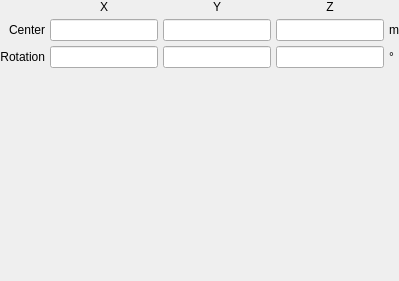
             <widget class="QWidget" name="cross_cap">
              <property name="font">
               <font>
                <weight>50</weight>
                <bold>false</bold>
               </font>
              </property>
              <layout class="QGridLayout" name="gridLayout_33">
               <property name="leftMargin">
                <number>0</number>
               </property>
               <property name="topMargin">
                <number>0</number>
               </property>
               <property name="rightMargin">
                <number>0</number>
               </property>
               <property name="bottomMargin">
                <number>0</number>
               </property>
               <property name="spacing">
                <number>5</number>
               </property>
               <item row="3" column="1">
                <spacer name="verticalSpacer_29">
                 <property name="orientation">
                  <enum>Qt::Vertical</enum>
                 </property>
                 <property name="sizeHint" stdset="0">
                  <size>
                   <width>20</width>
                   <height>213</height>
                  </size>
                 </property>
                </spacer>
               </item>
               <item row="1" column="0">
                <widget class="QLabel" name="label_79">
                 <property name="font">
                  <font>
                   <weight>50</weight>
                   <bold>false</bold>
                  </font>
                 </property>
                 <property name="text">
                  <string>Center</string>
                 </property>
                 <property name="alignment">
                  <set>Qt::AlignRight|Qt::AlignTrailing|Qt::AlignVCenter</set>
                 </property>
                </widget>
               </item>
               <item row="1" column="1">
                <widget class="LineEdit" name="lineedit_cross_cap_translationx">
                 <property name="font">
                  <font>
                   <weight>50</weight>
                   <bold>false</bold>
                  </font>
                 </property>
                </widget>
               </item>
               <item row="1" column="2">
                <widget class="LineEdit" name="lineedit_cross_cap_translationy">
                 <property name="font">
                  <font>
                   <weight>50</weight>
                   <bold>false</bold>
                  </font>
                 </property>
                </widget>
               </item>
               <item row="1" column="3">
                <widget class="LineEdit" name="lineedit_cross_cap_translationz">
                 <property name="font">
                  <font>
                   <weight>50</weight>
                   <bold>false</bold>
                  </font>
                 </property>
                </widget>
               </item>
               <item row="2" column="0">
                <widget class="QLabel" name="label_78">
                 <property name="font">
                  <font>
                   <weight>50</weight>
                   <bold>false</bold>
                  </font>
                 </property>
                 <property name="text">
                  <string>Rotation</string>
                 </property>
                 <property name="alignment">
                  <set>Qt::AlignRight|Qt::AlignTrailing|Qt::AlignVCenter</set>
                 </property>
                </widget>
               </item>
               <item row="2" column="1">
                <widget class="LineEdit" name="lineedit_cross_cap_rotationx">
                 <property name="font">
                  <font>
                   <weight>50</weight>
                   <bold>false</bold>
                  </font>
                 </property>
                </widget>
               </item>
               <item row="2" column="2">
                <widget class="LineEdit" name="lineedit_cross_cap_rotationy">
                 <property name="font">
                  <font>
                   <weight>50</weight>
                   <bold>false</bold>
                  </font>
                 </property>
                </widget>
               </item>
               <item row="2" column="3">
                <widget class="LineEdit" name="lineedit_cross_cap_rotationz">
                 <property name="font">
                  <font>
                   <weight>50</weight>
                   <bold>false</bold>
                  </font>
                 </property>
                </widget>
               </item>
               <item row="0" column="1">
                <widget class="QLabel" name="label_244">
                 <property name="font">
                  <font>
                   <weight>50</weight>
                   <bold>false</bold>
                  </font>
                 </property>
                 <property name="text">
                  <string>X</string>
                 </property>
                 <property name="alignment">
                  <set>Qt::AlignCenter</set>
                 </property>
                </widget>
               </item>
               <item row="0" column="2">
                <widget class="QLabel" name="label_245">
                 <property name="font">
                  <font>
                   <weight>50</weight>
                   <bold>false</bold>
                  </font>
                 </property>
                 <property name="text">
                  <string>Y</string>
                 </property>
                 <property name="alignment">
                  <set>Qt::AlignCenter</set>
                 </property>
                </widget>
               </item>
               <item row="0" column="3">
                <widget class="QLabel" name="label_246">
                 <property name="font">
                  <font>
                   <weight>50</weight>
                   <bold>false</bold>
                  </font>
                 </property>
                 <property name="text">
                  <string>Z</string>
                 </property>
                 <property name="alignment">
                  <set>Qt::AlignCenter</set>
                 </property>
                </widget>
               </item>
               <item row="1" column="4">
                <widget class="QLabel" name="label_247">
                 <property name="font">
                  <font>
                   <weight>50</weight>
                   <bold>false</bold>
                  </font>
                 </property>
                 <property name="text">
                  <string>m</string>
                 </property>
                </widget>
               </item>
               <item row="2" column="4">
                <widget class="QLabel" name="label_248">
                 <property name="font">
                  <font>
                   <weight>50</weight>
                   <bold>false</bold>
                  </font>
                 </property>
                 <property name="text">
                  <string>°</string>
                 </property>
                </widget>
               </item>
              </layout>
             </widget>
